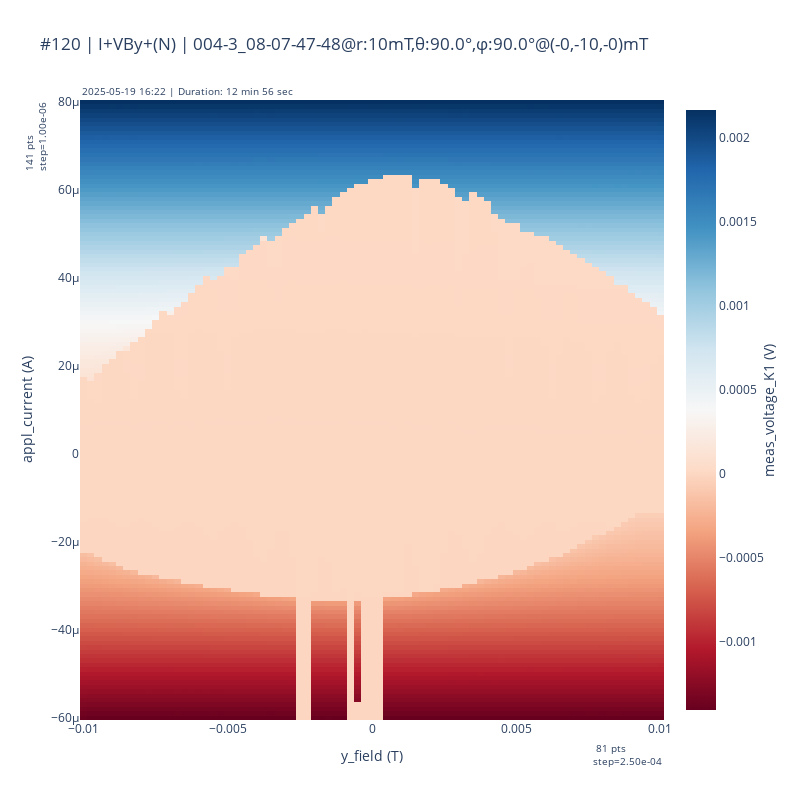
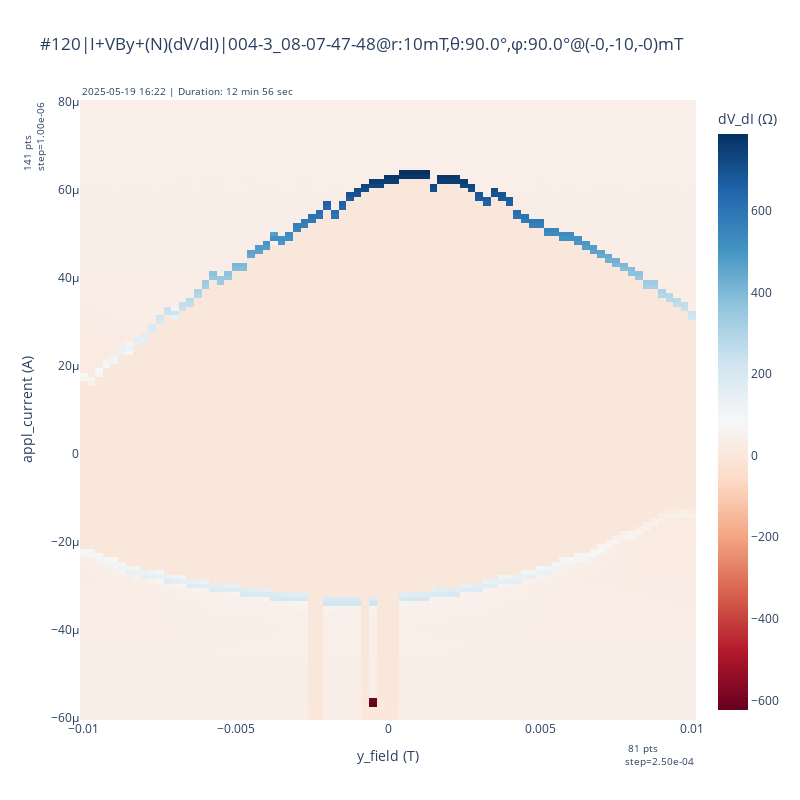
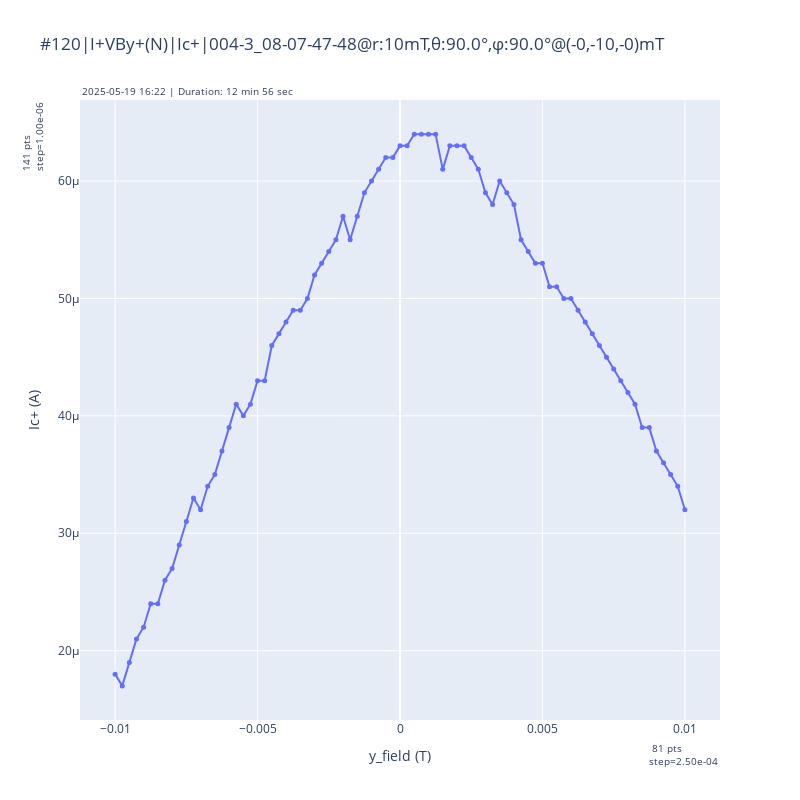

Write notebook code for charts like these, in order.
### Code cell
dataid = 120
fig1, fig2, fig3 = plot_heatmaps(dataid)
clear_output(wait=True)
fig1.show()
fig2.show()
fig3.show()

### Figure 1 — Plotly figure (JSON) as saved in the notebook; plotly's stock layout.template omitted (floating-point values rounded to 4 significant figures; data arrays with more than 128 entries replaced by an {"elided": "..."} marker saying what was removed)
{"data": [{"colorbar": {"title": {"side": "right", "text": "meas_voltage_K1 (V)"}}, "colorscale": [[0, "rgb(103,0,31)"], [0.1, "rgb(178,24,43)"], [0.2, "rgb(214,96,77)"], [0.3, "rgb(244,165,130)"], [0.4, "rgb(253,219,199)"], [0.5, "rgb(247,247,247)"], [0.6, "rgb(209,229,240)"], [0.7, "rgb(146,197,222)"], [0.8, "rgb(67,147,195)"], [0.9, "rgb(33,102,172)"], [1, "rgb(5,48,97)"]], "type": "heatmap", "x": {"elided": "11421 float values"}, "y": {"elided": "11421 float values"}, "z": {"elided": "11421 float values"}}], "layout": {"annotations": [{"font": {"size": 10}, "showarrow": false, "text": "2025-05-19 16:22 | Duration: 12 min 56 sec", "x": 0, "xanchor": "left", "xref": "paper", "y": 1, "yanchor": "bottom", "yref": "paper"}, {"font": {"size": 10}, "showarrow": false, "text": "81 pts           <br>step=2.50e-04", "x": 1, "xanchor": "right", "xref": "paper", "y": -0.03, "yanchor": "top", "yref": "paper"}, {"font": {"size": 10}, "showarrow": false, "text": "141 pts           <br>step=1.00e-06", "textangle": -90, "x": -0.05, "xanchor": "right", "xref": "paper", "y": 1, "yanchor": "top", "yref": "paper"}], "height": 800, "title": {"text": "#120 | I+VBy+(N) | 004-3_08-07-47-48@r:10mT,θ:90.0°,φ:90.0°@(-0,-10,-0)mT"}, "width": 800, "xaxis": {"title": {"text": "y_field (T)"}}, "yaxis": {"title": {"text": "appl_current (A)"}}}}

### Figure 2 — Plotly figure (JSON) as saved in the notebook; plotly's stock layout.template omitted (floating-point values rounded to 4 significant figures; data arrays with more than 128 entries replaced by an {"elided": "..."} marker saying what was removed)
{"data": [{"colorbar": {"title": {"side": "top", "text": "dV_dI (Ω)"}}, "colorscale": [[0, "rgb(103,0,31)"], [0.1, "rgb(178,24,43)"], [0.2, "rgb(214,96,77)"], [0.3, "rgb(244,165,130)"], [0.4, "rgb(253,219,199)"], [0.5, "rgb(247,247,247)"], [0.6, "rgb(209,229,240)"], [0.7, "rgb(146,197,222)"], [0.8, "rgb(67,147,195)"], [0.9, "rgb(33,102,172)"], [1, "rgb(5,48,97)"]], "type": "heatmap", "x": {"elided": "11421 float values"}, "y": {"elided": "11421 float values"}, "z": {"elided": "11421 float values"}}], "layout": {"annotations": [{"font": {"size": 10}, "showarrow": false, "text": "2025-05-19 16:22 | Duration: 12 min 56 sec", "x": 0, "xanchor": "left", "xref": "paper", "y": 1, "yanchor": "bottom", "yref": "paper"}, {"font": {"size": 10}, "showarrow": false, "text": "81 pts           <br>step=2.50e-04", "x": 1, "xanchor": "right", "xref": "paper", "y": -0.03, "yanchor": "top", "yref": "paper"}, {"font": {"size": 10}, "showarrow": false, "text": "141 pts           <br>step=1.00e-06", "textangle": -90, "x": -0.05, "xanchor": "right", "xref": "paper", "y": 1, "yanchor": "top", "yref": "paper"}], "height": 800, "title": {"text": "#120|I+VBy+(N)(dV/dI)|004-3_08-07-47-48@r:10mT,θ:90.0°,φ:90.0°@(-0,-10,-0)mT"}, "width": 800, "xaxis": {"title": {"text": "y_field (T)"}}, "yaxis": {"title": {"text": "appl_current (A)"}}}}

### Figure 3 — Plotly figure (JSON) as saved in the notebook; plotly's stock layout.template omitted (floating-point values rounded to 4 significant figures)
{"data": [{"line": {"width": 2}, "marker": {"size": 5}, "mode": "lines+markers", "name": "Ic+", "type": "scatter", "x": [-0.01, -0.00975, -0.0095, -0.00925, -0.009, -0.00875, -0.0085, -0.00825, -0.008, -0.00775, -0.0075, -0.00725, -0.007, -0.00675, -0.0065, -0.00625, -0.006, -0.00575, -0.0055, -0.00525, -0.005, -0.00475, -0.0045, -0.00425, -0.004, -0.00375, -0.0035, -0.00325, -0.003, -0.00275, -0.0025, -0.00225, -0.002, -0.00175, -0.0015, -0.00125, -0.001, -0.00075, -0.0005, -0.00025, 0.0, 0.00025, 0.0005, 0.00075, 0.001, 0.00125, 0.0015, 0.00175, 0.002, 0.00225, 0.0025, 0.00275, 0.003, 0.00325, 0.0035, 0.00375, 0.004, 0.00425, 0.0045, 0.00475, 0.005, 0.00525, 0.0055, 0.00575, 0.006, 0.00625, 0.0065, 0.00675, 0.007, 0.00725, 0.0075, 0.00775, 0.008, 0.00825, 0.0085, 0.00875, 0.009, 0.00925, 0.0095, 0.00975, 0.01], "y": [1.8e-05, 1.7e-05, 1.9e-05, 2.1e-05, 2.2e-05, 2.4e-05, 2.4e-05, 2.6e-05, 2.7e-05, 2.9e-05, 3.1e-05, 3.3e-05, 3.2e-05, 3.4e-05, 3.5e-05, 3.7e-05, 3.9e-05, 4.1e-05, 4e-05, 4.1e-05, 4.3e-05, 4.3e-05, 4.6e-05, 4.7e-05, 4.8e-05, 4.9e-05, 4.9e-05, 5e-05, 5.2e-05, 5.3e-05, 5.4e-05, 5.5e-05, 5.7e-05, 5.5e-05, 5.7e-05, 5.9e-05, 6e-05, 6.1e-05, 6.2e-05, 6.2e-05, 6.3e-05, 6.3e-05, 6.4e-05, 6.4e-05, 6.4e-05, 6.4e-05, 6.1e-05, 6.3e-05, 6.3e-05, 6.3e-05, 6.2e-05, 6.1e-05, 5.9e-05, 5.8e-05, 6e-05, 5.9e-05, 5.8e-05, 5.5e-05, 5.4e-05, 5.3e-05, 5.3e-05, 5.1e-05, 5.1e-05, 5e-05, 5e-05, 4.9e-05, 4.8e-05, 4.7e-05, 4.6e-05, 4.5e-05, 4.4e-05, 4.3e-05, 4.2e-05, 4.1e-05, 3.9e-05, 3.9e-05, 3.7e-05, 3.6e-05, 3.5e-05, 3.4e-05, 3.2e-05]}], "layout": {"annotations": [{"font": {"size": 10}, "showarrow": false, "text": "2025-05-19 16:22 | Duration: 12 min 56 sec", "x": 0, "xanchor": "left", "xref": "paper", "y": 1, "yanchor": "bottom", "yref": "paper"}, {"font": {"size": 10}, "showarrow": false, "text": "81 pts           <br>step=2.50e-04", "x": 1, "xanchor": "right", "xref": "paper", "y": -0.03, "yanchor": "top", "yref": "paper"}, {"font": {"size": 10}, "showarrow": false, "text": "141 pts           <br>step=1.00e-06", "textangle": -90, "x": -0.05, "xanchor": "right", "xref": "paper", "y": 1, "yanchor": "top", "yref": "paper"}], "height": 800, "title": {"text": "#120|I+VBy+(N)|Ic+|004-3_08-07-47-48@r:10mT,θ:90.0°,φ:90.0°@(-0,-10,-0)mT"}, "width": 800, "xaxis": {"title": {"text": "y_field (T)"}}, "yaxis": {"title": {"text": "Ic+ (A)"}}}}
